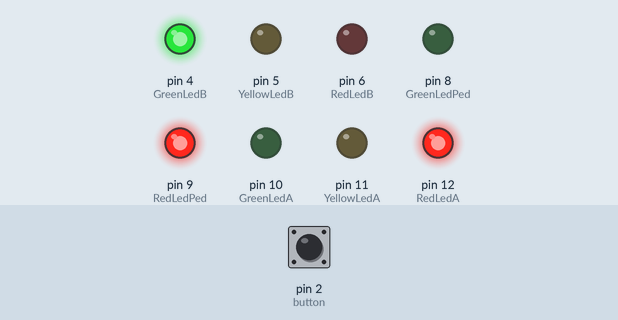
Simulated run of this sketch. Board: Arduino Uno, built with avr-gcc and run on an emulated ATmega328P. On the bench: output pins drawn as LEDs (lit = HIGH). Inputs (shaded band) come from the test bench; at power-on: pin 2 (button) LOW.

Above: at 16.0 s.
At 32.5 s:
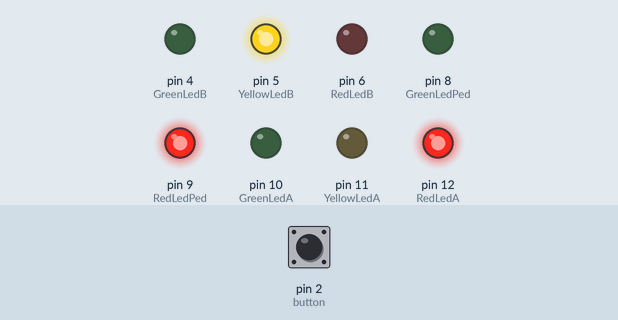
At 41.0 s:
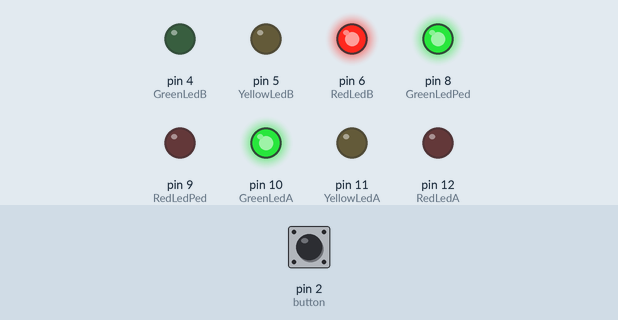
At 47.5 s:
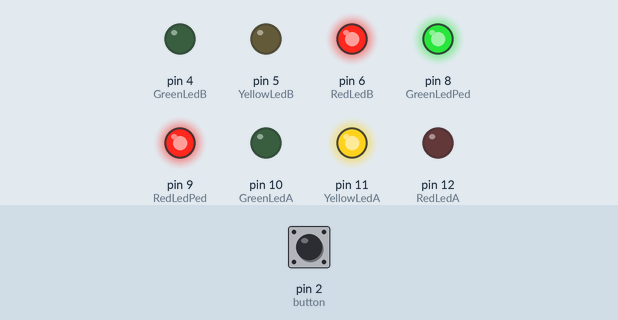
At 50.0 s:
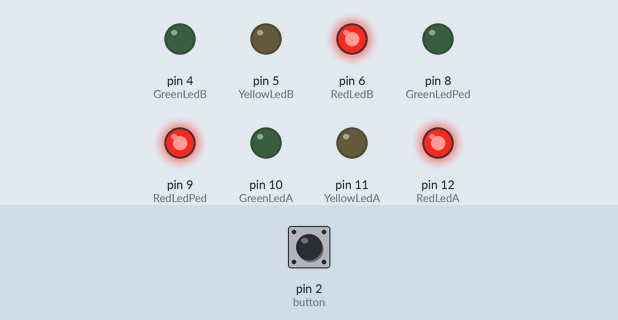
Timing chart, 0 to 66.1 s (numbered marks = the images above):
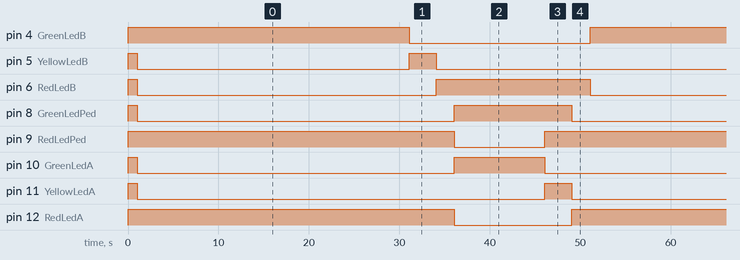

Measured:
- by itself, pin 4 (GreenLedB): alternates HIGH for 30.1 s and LOW for 20.0 s
- by itself, pin 5 (YellowLedB): goes LOW 30.1 s, HIGH 3.0 s, LOW 47.1 s, HIGH 3.0 s, then LOW
- by itself, pin 6 (RedLedB): alternates HIGH for 17.0 s and LOW for 33.1 s
- by itself, pin 8 (GreenLedPed): alternates HIGH for 13.0 s and LOW for 36.1 s
- by itself, pin 9 (RedLedPed): alternates HIGH for 40.1 s and LOW for 10.0 s
- by itself, pin 10 (GreenLedA): goes LOW 35.1 s, HIGH 10.0 s, LOW 40.1 s, HIGH 10.0 s, then LOW
- by itself, pin 11 (YellowLedA): alternates HIGH for 3.0 s and LOW for 46.1 s
- by itself, pin 12 (RedLedA): alternates HIGH for 37.1 s and LOW for 13.0 s

The sketch:

Arduino_Code.ino
```cpp
//Button
const int button = 2;
unsigned long currentMillis = millis();
const long interval = 10000;
unsigned long previousMillis = 0;

//Counter
int counter;

//LEDs do Semaforo A
const int RedLedA = 12;
const int GreenLedA = 10;
const int YellowLedA = 11;

//LEDs do Pedestre
const int RedLedPed = 9;
const int GreenLedPed = 8;

//LEDs do Semaforo B
const int RedLedB = 6;
const int GreenLedB = 4;
const int YellowLedB = 5;

//Inicialização
void setup() {
  //Inicialização dos Pinos do Semaforo A:
  pinMode(RedLedA, OUTPUT);
  pinMode(GreenLedA, OUTPUT);
  pinMode(YellowLedA, OUTPUT);

  //Inicialização dos Pinos do Semaforo B:
  pinMode(RedLedB, OUTPUT);
  pinMode(GreenLedB, OUTPUT);
  pinMode(YellowLedB, OUTPUT);

  //Inicialização dos Pinos do Semaforo Pedestre
  pinMode(RedLedPed, OUTPUT);
  pinMode(GreenLedPed, OUTPUT);

  //Inicialização do Botão
  pinMode(button, INPUT);

  //Teste de Inicialização Semaforo A & B & Pedestres
  digitalWrite(RedLedA, HIGH);
  digitalWrite(GreenLedA, HIGH);
  digitalWrite(YellowLedA, HIGH);
  digitalWrite(RedLedB, HIGH);
  digitalWrite(GreenLedB, HIGH);
  digitalWrite(YellowLedB, HIGH);
  digitalWrite(RedLedPed, HIGH);
  digitalWrite(GreenLedPed, HIGH);
  delay(1000);
  digitalWrite(RedLedA, LOW);
  digitalWrite(GreenLedA, LOW);
  digitalWrite(YellowLedA, LOW);
  digitalWrite(RedLedB, LOW);
  digitalWrite(GreenLedB, LOW);
  digitalWrite(YellowLedB, LOW);
  digitalWrite(RedLedPed, LOW);
  digitalWrite(GreenLedPed, LOW);

}

//Repetições do Sinal
void loop() {
  {
    //Ciclo I.1 - Inicio do Ciclo
    digitalWrite (RedLedB, LOW);    // Vermelho do semaforo B apaga (volta do loop)
    digitalWrite (RedLedA, HIGH);   // Vermelho do semaforo A começa aceso
    digitalWrite (GreenLedB, HIGH); // Verde do semaforo B começa aceso
    digitalWrite (RedLedPed, HIGH); // Vermelho do semaforo dos pedestres começa aceso

    // Verificação do botão em caso de ter sido pressionado enquanto o sinal verde de A esteja aberto
    for (counter = 1; counter <= 10000; counter++)
    {
      if (digitalRead (button) == HIGH && millis() - previousMillis > 10000)
      {
        counter = 10001; //Se o botão foi pressionado, o codigo segue para a proxima etapa dos semaforos


      }
      else
      {

        delay(3); //Se o botão não foi pressionado, existe um pequeno delay, que complementa o laço na questão de tempo.
      }
    }

    //Ciclo I.2 - Atenção no semaforo amarelo
    digitalWrite (GreenLedB, LOW);   // Verde do semaforo B apaga
    digitalWrite (YellowLedB, HIGH); // Amarelo do semaforo B acende
    delay (3000);

    //Ciclo I.3 - Semaforo B fecha
    digitalWrite (YellowLedB, LOW); // Amarelo apaga
    digitalWrite (RedLedB, HIGH);   // Vermelho acende
    delay (2000);

    // Ciclo I.4
    digitalWrite (RedLedPed, LOW);     // Vermelho do semaforo dos pedestres apaga
    digitalWrite (GreenLedPed, HIGH);  // Verde do semaforo dos pedestres acende
    digitalWrite (RedLedA, LOW);       // Vermelho do semaforo A apaga
    digitalWrite (GreenLedA, HIGH);    // Verde do semaforo A acende
    delay (10000);

    // Ciclo I.5
    digitalWrite (GreenLedA, LOW);     // Verde do semaforo A apaga
    digitalWrite (YellowLedA, HIGH);   // Amarelo do semaforo A acende
    digitalWrite (RedLedPed, HIGH);    // Vermelho do semaforo dos pedestres acende
    digitalWrite (GreenLedPed, HIGH);  // Verde do semaforo dos pedestres acende
    delay (3000);

    // Ciclo I.6 - Atenção na rua A e na faixa dos pedestres
    digitalWrite (RedLedPed, HIGH);    // Vermelho dos pedestres acende
    digitalWrite (GreenLedPed, LOW);   // Verde dos pedestres apaga
    digitalWrite (YellowLedA, LOW);    // Amarelo do semaforo A apaga
    digitalWrite (RedLedA, HIGH);      // Vermelho do semaforo A acende
    delay (2000);
    // Fim do Loop
    previousMillis = millis();
  }
}
```
